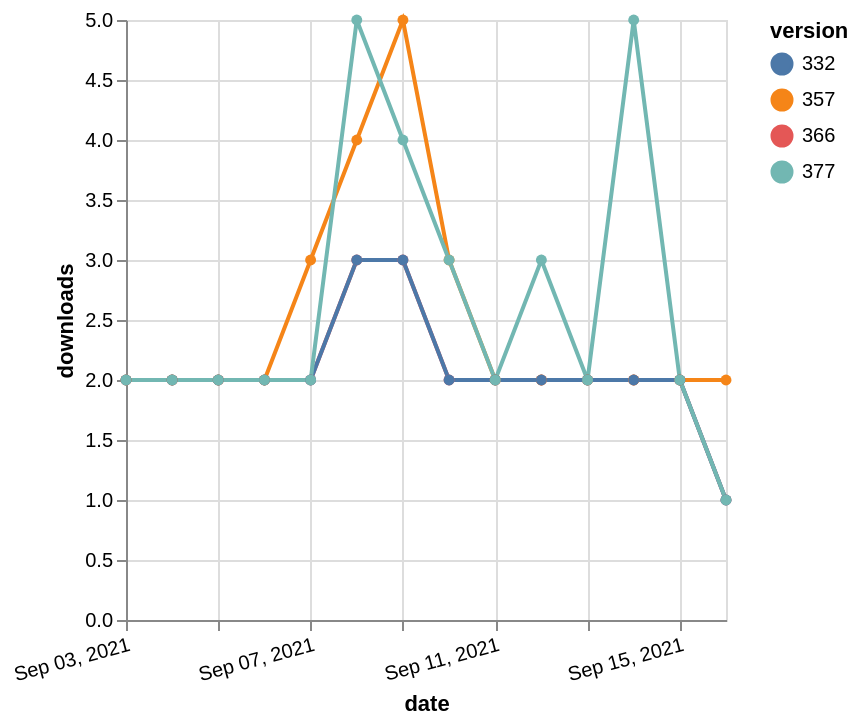

Here is the Vega-Lite specification saved for this chart:
### Vega-Lite specification from a JSON file in a GitHub repository (floating-point values rounded to 4 significant figures)
{"$schema": "https://vega.github.io/schema/vega-lite/v5.json", "description": "A simple bar chart with embedded data.", "data": {"values": [{"date": "2021-09-03", "total": 2318, "delta": 2, "version": "366"}, {"date": "2021-09-04", "total": 2320, "delta": 2, "version": "366"}, {"date": "2021-09-05", "total": 2322, "delta": 2, "version": "366"}, {"date": "2021-09-06", "total": 2324, "delta": 2, "version": "366"}, {"date": "2021-09-07", "total": 2326, "delta": 2, "version": "366"}, {"date": "2021-09-08", "total": 2329, "delta": 3, "version": "366"}, {"date": "2021-09-09", "total": 2332, "delta": 3, "version": "366"}, {"date": "2021-09-10", "total": 2334, "delta": 2, "version": "366"}, {"date": "2021-09-11", "total": 2336, "delta": 2, "version": "366"}, {"date": "2021-09-12", "total": 2338, "delta": 2, "version": "366"}, {"date": "2021-09-13", "total": 2340, "delta": 2, "version": "366"}, {"date": "2021-09-14", "total": 2342, "delta": 2, "version": "366"}, {"date": "2021-09-15", "total": 2344, "delta": 2, "version": "366"}, {"date": "2021-09-16", "total": 2345, "delta": 1, "version": "366"}, {"date": "2021-09-03", "total": 2922, "delta": 2, "version": "357"}, {"date": "2021-09-04", "total": 2924, "delta": 2, "version": "357"}, {"date": "2021-09-05", "total": 2926, "delta": 2, "version": "357"}, {"date": "2021-09-06", "total": 2928, "delta": 2, "version": "357"}, {"date": "2021-09-07", "total": 2931, "delta": 3, "version": "357"}, {"date": "2021-09-08", "total": 2935, "delta": 4, "version": "357"}, {"date": "2021-09-09", "total": 2940, "delta": 5, "version": "357"}, {"date": "2021-09-10", "total": 2943, "delta": 3, "version": "357"}, {"date": "2021-09-11", "total": 2945, "delta": 2, "version": "357"}, {"date": "2021-09-12", "total": 2947, "delta": 2, "version": "357"}, {"date": "2021-09-13", "total": 2949, "delta": 2, "version": "357"}, {"date": "2021-09-14", "total": 2951, "delta": 2, "version": "357"}, {"date": "2021-09-15", "total": 2953, "delta": 2, "version": "357"}, {"date": "2021-09-16", "total": 2955, "delta": 2, "version": "357"}, {"date": "2021-09-03", "total": 2788, "delta": 2, "version": "332"}, {"date": "2021-09-04", "total": 2790, "delta": 2, "version": "332"}, {"date": "2021-09-05", "total": 2792, "delta": 2, "version": "332"}, {"date": "2021-09-06", "total": 2794, "delta": 2, "version": "332"}, {"date": "2021-09-07", "total": 2796, "delta": 2, "version": "332"}, {"date": "2021-09-08", "total": 2799, "delta": 3, "version": "332"}, {"date": "2021-09-09", "total": 2802, "delta": 3, "version": "332"}, {"date": "2021-09-10", "total": 2804, "delta": 2, "version": "332"}, {"date": "2021-09-11", "total": 2806, "delta": 2, "version": "332"}, {"date": "2021-09-12", "total": 2808, "delta": 2, "version": "332"}, {"date": "2021-09-13", "total": 2810, "delta": 2, "version": "332"}, {"date": "2021-09-14", "total": 2812, "delta": 2, "version": "332"}, {"date": "2021-09-15", "total": 2814, "delta": 2, "version": "332"}, {"date": "2021-09-16", "total": 2815, "delta": 1, "version": "332"}, {"date": "2021-09-03", "total": 2117, "delta": 2, "version": "377"}, {"date": "2021-09-04", "total": 2119, "delta": 2, "version": "377"}, {"date": "2021-09-05", "total": 2121, "delta": 2, "version": "377"}, {"date": "2021-09-06", "total": 2123, "delta": 2, "version": "377"}, {"date": "2021-09-07", "total": 2125, "delta": 2, "version": "377"}, {"date": "2021-09-08", "total": 2130, "delta": 5, "version": "377"}, {"date": "2021-09-09", "total": 2134, "delta": 4, "version": "377"}, {"date": "2021-09-10", "total": 2137, "delta": 3, "version": "377"}, {"date": "2021-09-11", "total": 2139, "delta": 2, "version": "377"}, {"date": "2021-09-12", "total": 2142, "delta": 3, "version": "377"}, {"date": "2021-09-13", "total": 2144, "delta": 2, "version": "377"}, {"date": "2021-09-14", "total": 2149, "delta": 5, "version": "377"}, {"date": "2021-09-15", "total": 2151, "delta": 2, "version": "377"}, {"date": "2021-09-16", "total": 2152, "delta": 1, "version": "377"}]}, "width": "container", "mark": {"type": "line", "point": {"filled": true}}, "encoding": {"x": {"field": "date", "type": "temporal", "timeUnit": "yearmonthdate", "title": "date", "axis": {"labelAngle": -15}}, "y": {"field": "delta", "type": "quantitative", "title": "downloads"}, "color": {"field": "version", "type": "nominal"}, "tooltip": {"field": "delta"}}}
